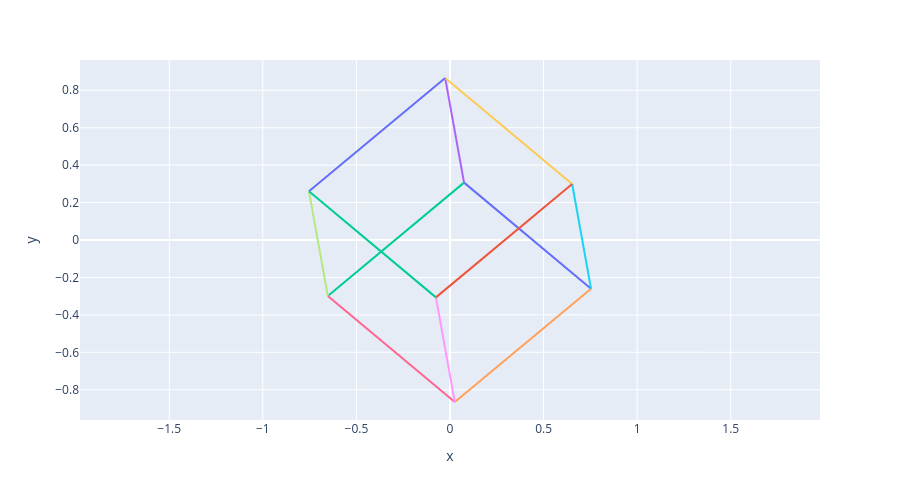

Notebook cell for this chart:
### Markdown cell above
First we will project a 3D cube into a randomly oriented 2D plane and check that it looks like a still frame from the interactive "3D" drawing of the cube above. The next notebook cell will generate a new randomly oriented 2D plane each time it is evaluated, so go ahead and evaluate it a few times to get used to how it is showing us different "shadows" of a 3D cube in 2D.

### Code cell
# project 3-cube into randomly oriented 2-space and draw in 2D
draw2d(project_subspace(edges3d,rand_subspace(3,2)))

### Figure 1 — Plotly figure (JSON) as saved in the notebook; plotly's stock layout.template omitted (floating-point values rounded to 4 significant figures)
{"data": [{"hovertemplate": "color=0.0<br>x=%{x}<br>y=%{y}<extra></extra>", "legendgroup": "0.0", "line": {"color": "#636efa", "dash": "solid"}, "marker": {"symbol": "circle"}, "mode": "lines", "name": "0.0", "orientation": "v", "showlegend": true, "type": "scatter", "x": [0.07514, 0.7535], "xaxis": "x", "y": [0.3066, -0.26], "yaxis": "y"}, {"hovertemplate": "color=1.0<br>x=%{x}<br>y=%{y}<extra></extra>", "legendgroup": "1.0", "line": {"color": "#00cc96", "dash": "solid"}, "marker": {"symbol": "circle"}, "mode": "lines", "name": "1.0", "orientation": "v", "showlegend": true, "type": "scatter", "x": [0.07514, -0.6527], "xaxis": "x", "y": [0.3066, -0.2989], "yaxis": "y"}, {"hovertemplate": "color=2.0<br>x=%{x}<br>y=%{y}<extra></extra>", "legendgroup": "2.0", "line": {"color": "#ab63fa", "dash": "solid"}, "marker": {"symbol": "circle"}, "mode": "lines", "name": "2.0", "orientation": "v", "showlegend": true, "type": "scatter", "x": [0.07514, -0.02568], "xaxis": "x", "y": [0.3066, 0.8655], "yaxis": "y"}, {"hovertemplate": "color=3.0<br>x=%{x}<br>y=%{y}<extra></extra>", "legendgroup": "3.0", "line": {"color": "#FFA15A", "dash": "solid"}, "marker": {"symbol": "circle"}, "mode": "lines", "name": "3.0", "orientation": "v", "showlegend": true, "type": "scatter", "x": [0.7535, 0.02568], "xaxis": "x", "y": [-0.26, -0.8655], "yaxis": "y"}, {"hovertemplate": "color=4.0<br>x=%{x}<br>y=%{y}<extra></extra>", "legendgroup": "4.0", "line": {"color": "#19d3f3", "dash": "solid"}, "marker": {"symbol": "circle"}, "mode": "lines", "name": "4.0", "orientation": "v", "showlegend": true, "type": "scatter", "x": [0.7535, 0.6527], "xaxis": "x", "y": [-0.26, 0.2989], "yaxis": "y"}, {"hovertemplate": "color=5.0<br>x=%{x}<br>y=%{y}<extra></extra>", "legendgroup": "5.0", "line": {"color": "#FF6692", "dash": "solid"}, "marker": {"symbol": "circle"}, "mode": "lines", "name": "5.0", "orientation": "v", "showlegend": true, "type": "scatter", "x": [-0.6527, 0.02568], "xaxis": "x", "y": [-0.2989, -0.8655], "yaxis": "y"}, {"hovertemplate": "color=6.0<br>x=%{x}<br>y=%{y}<extra></extra>", "legendgroup": "6.0", "line": {"color": "#B6E880", "dash": "solid"}, "marker": {"symbol": "circle"}, "mode": "lines", "name": "6.0", "orientation": "v", "showlegend": true, "type": "scatter", "x": [-0.6527, -0.7535], "xaxis": "x", "y": [-0.2989, 0.26], "yaxis": "y"}, {"hovertemplate": "color=7.0<br>x=%{x}<br>y=%{y}<extra></extra>", "legendgroup": "7.0", "line": {"color": "#FF97FF", "dash": "solid"}, "marker": {"symbol": "circle"}, "mode": "lines", "name": "7.0", "orientation": "v", "showlegend": true, "type": "scatter", "x": [0.02568, -0.07514], "xaxis": "x", "y": [-0.8655, -0.3066], "yaxis": "y"}, {"hovertemplate": "color=8.0<br>x=%{x}<br>y=%{y}<extra></extra>", "legendgroup": "8.0", "line": {"color": "#FECB52", "dash": "solid"}, "marker": {"symbol": "circle"}, "mode": "lines", "name": "8.0", "orientation": "v", "showlegend": true, "type": "scatter", "x": [-0.02568, 0.6527], "xaxis": "x", "y": [0.8655, 0.2989], "yaxis": "y"}, {"hovertemplate": "color=9.0<br>x=%{x}<br>y=%{y}<extra></extra>", "legendgroup": "9.0", "line": {"color": "#636efa", "dash": "solid"}, "marker": {"symbol": "circle"}, "mode": "lines", "name": "9.0", "orientation": "v", "showlegend": true, "type": "scatter", "x": [-0.02568, -0.7535], "xaxis": "x", "y": [0.8655, 0.26], "yaxis": "y"}, {"hovertemplate": "color=10.0<br>x=%{x}<br>y=%{y}<extra></extra>", "legendgroup": "10.0", "line": {"color": "#EF553B", "dash": "solid"}, "marker": {"symbol": "circle"}, "mode": "lines", "name": "10.0", "orientation": "v", "showlegend": true, "type": "scatter", "x": [0.6527, -0.07514], "xaxis": "x", "y": [0.2989, -0.3066], "yaxis": "y"}, {"hovertemplate": "color=11.0<br>x=%{x}<br>y=%{y}<extra></extra>", "legendgroup": "11.0", "line": {"color": "#00cc96", "dash": "solid"}, "marker": {"symbol": "circle"}, "mode": "lines", "name": "11.0", "orientation": "v", "showlegend": true, "type": "scatter", "x": [-0.7535, -0.07514], "xaxis": "x", "y": [0.26, -0.3066], "yaxis": "y"}], "layout": {"height": 500, "legend": {"title": {"text": "color"}, "tracegroupgap": 0}, "margin": {"t": 60}, "showlegend": false, "xaxis": {"anchor": "y", "domain": [0, 1], "title": {"text": "x"}}, "yaxis": {"anchor": "x", "domain": [0, 1], "scaleanchor": "x", "scaleratio": 1, "title": {"text": "y"}}}}
